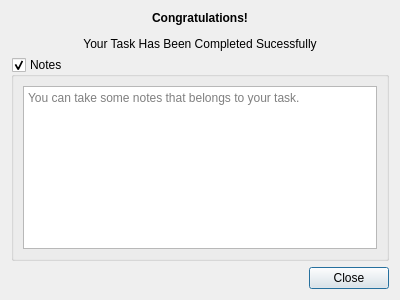
<?xml version="1.0" encoding="UTF-8"?>
<ui version="4.0">
 <class>taskCompletedMsg</class>
 <widget class="QDialog" name="taskCompletedMsg">
  <property name="geometry">
   <rect>
    <x>0</x>
    <y>0</y>
    <width>400</width>
    <height>300</height>
   </rect>
  </property>
  <property name="windowTitle">
   <string>Task Notes</string>
  </property>
  <layout class="QGridLayout" name="gridLayout">
   <item row="2" column="0">
    <spacer name="horizontalSpacer">
     <property name="orientation">
      <enum>Qt::Horizontal</enum>
     </property>
     <property name="sizeHint" stdset="0">
      <size>
       <width>40</width>
       <height>20</height>
      </size>
     </property>
    </spacer>
   </item>
   <item row="0" column="0" colspan="3">
    <widget class="QLabel" name="label">
     <property name="text">
      <string>&lt;html&gt;&lt;head/&gt;&lt;body&gt;&lt;p align=&quot;center&quot;&gt;&lt;span style=&quot; font-weight:600;&quot;&gt;Congratulations!&lt;/span&gt;&lt;/p&gt;&lt;p align=&quot;center&quot;&gt;Your Task Has Been Completed Sucessfully&lt;/p&gt;&lt;/body&gt;&lt;/html&gt;</string>
     </property>
    </widget>
   </item>
   <item row="1" column="0" colspan="3">
    <widget class="QGroupBox" name="groupBox">
     <property name="title">
      <string>Notes</string>
     </property>
     <property name="checkable">
      <bool>true</bool>
     </property>
     <property name="checked">
      <bool>true</bool>
     </property>
     <layout class="QGridLayout" name="gridLayout_2">
      <item row="0" column="0">
       <widget class="QTextEdit" name="taskNotes">
        <property name="placeholderText">
         <string>You can take some notes that belongs to your task.</string>
        </property>
       </widget>
      </item>
     </layout>
    </widget>
   </item>
   <item row="2" column="1" colspan="2">
    <widget class="QPushButton" name="closeButton">
     <property name="text">
      <string>Close</string>
     </property>
    </widget>
   </item>
  </layout>
 </widget>
 <resources/>
 <connections>
  <connection>
   <sender>closeButton</sender>
   <signal>clicked()</signal>
   <receiver>taskCompletedMsg</receiver>
   <slot>reject()</slot>
   <hints>
    <hint type="sourcelabel">
     <x>274</x>
     <y>280</y>
    </hint>
    <hint type="destinationlabel">
     <x>128</x>
     <y>272</y>
    </hint>
   </hints>
  </connection>
 </connections>
</ui>
